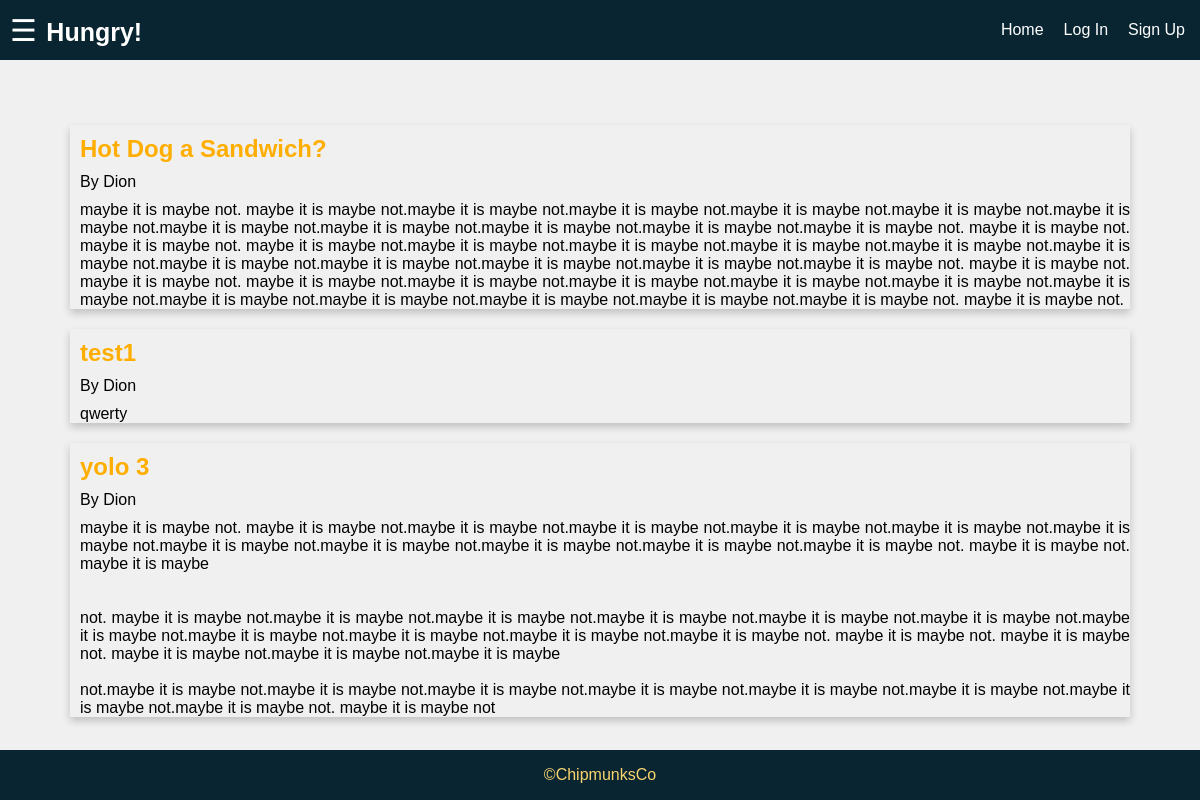
The page /blog.php on the database as committed earlier.
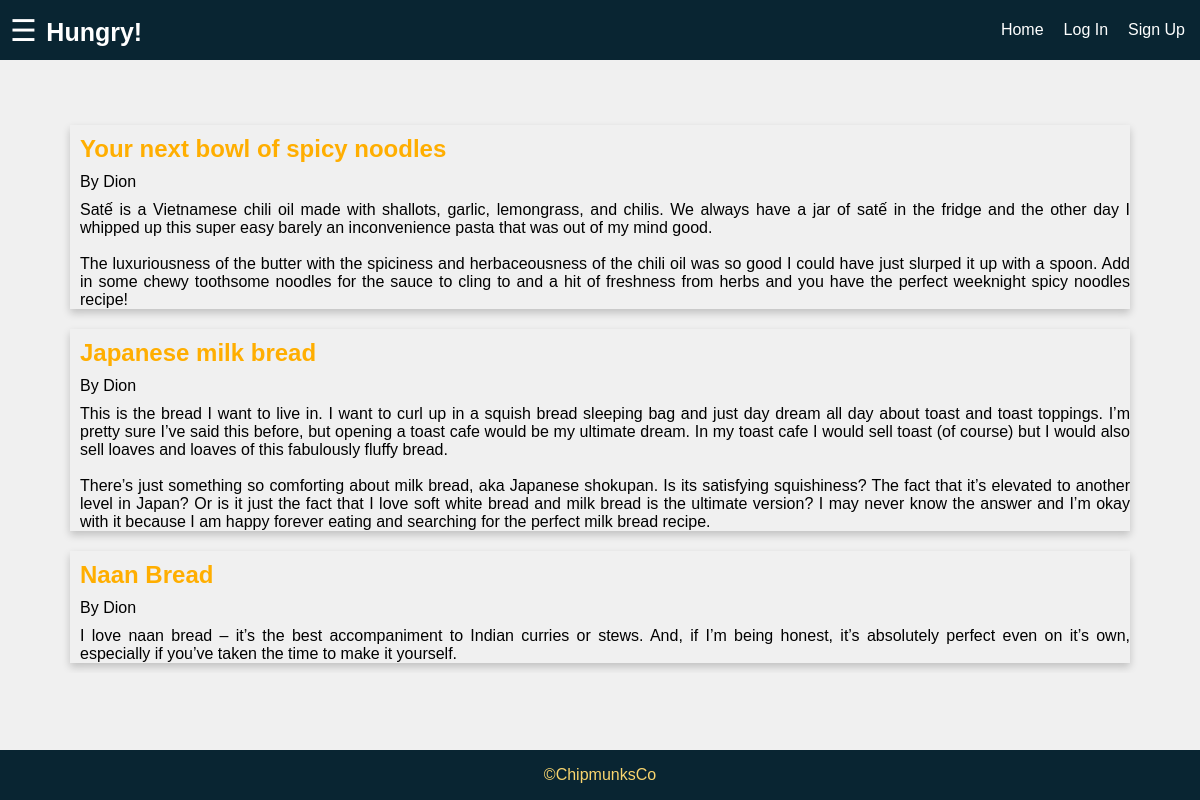
The same page on the database as committed later.
### tables this page shows
CREATE TABLE `blog` (
  `id` int(11) NOT NULL,
  `author` varchar(100) NOT NULL,
  `title` varchar(200) NOT NULL,
  `description` longtext NOT NULL
);

### blog.php (the view, shortened to what this page needs)
<?php
  require "conn.php"
?>
<!DOCTYPE html>
<html lang="en">
  <?php
	include('./partials/header.php');
  ?>
  <body>
	<div class="grid-container">
		<header class="header">
		  <div class="brand">
			<button onClick="openMenu()">&#9776</button>
			<a href="index.php">Hungry!</a>
		  </div>
		  <div class="header-links">
			<?php include "./partials/navbar.php" ?>
		  </div>
		</header>
		<main class="main">
		  <div class="search">
		  </div>
		  <div class="blog-content">
		  <?php
		  $qry = "select * from blog";
		  if($res=mysqli_query($conn,$qry))
		  {
			if(mysqli_num_rows($res)>0)
			{
			  while($row = mysqli_fetch_array($res))
			  {
				echo '<div class="blog-item">
				<h2 class="blog-item-title">'.$row['title'].'</h2>
				<div class="blog-item-author">By '.$row['author'].'</div>
				<div class="blog-item-desc">'.$row['description'].'</div>
			  </div>';
			  }
			}
          }
		  ?>
		  </div>
		</main>
		<?php
		  include('./partials/footer.php');
		?>
	  </div>
  </body>
</html>

### partials/header.php (shortened to what this page needs)
<head>
    <link rel="stylesheet" href="public/stylesheets/styles.css?version=53" />
    <link rel="stylesheet" href="https://cdnjs.cloudflare.com/ajax/libs/font-awesome/4.7.0/css/font-awesome.min.css">
  </head>

### partials/navbar.php (shortened to what this page needs)
<?php
	if(is_null($_SESSION["user_id"])) {
		echo '<a href="index.php">Home</a>';
		echo '<a href="login.php">Log In</a>';
		echo '<a href="signup.php">Sign Up</a>';
	} else {
		echo '<a href="index.php">Home</a>';
        echo '<a href="profile.php">Profile</a>';
		echo '<a href="logout.php">Logout</a>';
	}
?>

### partials/footer.php
<footer class="footer">&copy;ChipmunksCo</footer>

### public/stylesheets/styles.css (style rules this page uses)
html { font-size: 62.5%; box-sizing: border-box; }
body { font: 1.6rem Helvetica; height: 100vh; margin: 0; background-color: #f0f0f0; }
.grid-container { display: grid; grid-template-areas: "header" "main" "footer"; grid-template-columns: 1fr; grid-template-rows: 5rem 1fr 5rem; height: 100%; }
.header { grid-area: header; background-color: #092532; color: #ffffff; display: flex; justify-content: space-between; align-items: center; padding: 0.5rem; margin-bottom: 10px; height: 50px; }
.brand a { color: white; font-size: 2.5rem; font-weight: bold; text-decoration: none; transition: color 0.5s; }
.header-links a { color: white; text-decoration: none; padding: 1rem; transition: font-size 0.5s, color 0.5s; }
.main { grid-area: main; }
.footer { grid-area: footer; display: flex; justify-content: center; align-items: center; background-color: #092532; color: #f9d56e; }
a { text-decoration: none; }
.brand button { outline: none; font-size: 3rem; padding: 0.5rem; background: none; border: none; color: white; cursor: pointer; transition: color 0.5s; }
.search { display: flex; margin-top: 5px; justify-content: center; height: 3rem; margin-bottom: 30px; }
.blog-content { display: grid; grid-template-columns: 0.9fr; grid-template-rows: 1fr; justify-content: center; overflow: auto; }
.blog-item { box-shadow: 0 4px 8px 0 rgba(0, 0, 0, 0.2); margin: 1rem; }
.blog-item-title { margin: 1rem; color: #ffae00; }
.blog-item-author { margin: 1rem; }
.blog-item-desc { margin-left: 1rem; text-align: justify; }

Rows that differ between the two databases and show on the page:
removed blog: title "Hot Dog a Sandwich?", author "Dion", description "maybe it is maybe not. maybe it is maybe not.maybe it is maybe not.maybe it is maybe not.maybe it is maybe not.maybe it is maybe not.maybe it is maybe not.maybe it is maybe not.maybe it is maybe not.maybe it is maybe not.maybe it is maybe not.maybe it is maybe not. maybe it is maybe not. maybe it is maybe not. maybe it is maybe not.maybe it is maybe not.maybe it is maybe not.maybe it is maybe not.maybe it is maybe not.maybe it is maybe not.maybe it is maybe not.maybe it is maybe not.maybe it is maybe not.maybe it is maybe not.maybe it is maybe not. maybe it is maybe not. maybe it is maybe not. maybe it is maybe not.maybe it is maybe not.maybe it is maybe not.maybe it is maybe not.maybe it…"
removed blog: title "test1", author "Dion", description "qwerty"
removed blog: title "yolo 3", author "Dion", description "maybe it is maybe not. maybe it is maybe not.maybe it is maybe not.maybe it is maybe not.maybe it is maybe not.maybe it is maybe not.maybe it is maybe not.maybe it is maybe not.maybe it is maybe not.maybe it is maybe not.maybe it is maybe not.maybe it is maybe not. maybe it is maybe not. maybe it is maybe not. maybe it is maybe not.maybe it is maybe not.maybe it is maybe not.maybe it is maybe not.maybe it is maybe not.maybe it is maybe not.maybe it is maybe not.maybe it is maybe not.maybe it is maybe not.maybe it is maybe not.maybe it is maybe not. maybe it is maybe not. maybe it is maybe not. maybe it is maybe not.maybe it is maybe not.maybe it is maybe not.maybe it is maybe not.maybe it…"
added blog: title "Your next bowl of spicy noodles", author "Dion", description "Satế is a Vietnamese chili oil made with shallots, garlic, lemongrass, and chilis. We always have a jar of satế in the fridge and the other day I whipped up this super easy barely an inconvenience pasta that was out of my mind good. The luxuriousness of the butter with the spiciness and herbaceousness of the chili oil was so good I could have just slurped it up with a spoon. Add in some chewy toothsome noodles for the sauce to cling to and a hit of freshness from herbs and you have the perfect weeknight spicy noodles recipe!"
added blog: title "Japanese milk bread", author "Dion", description "This is the bread I want to live in. I want to curl up in a squish bread sleeping bag and just day dream all day about toast and toast toppings. I’m pretty sure I’ve said this before, but opening a toast cafe would be my ultimate dream. In my toast cafe I would sell toast (of course) but I would also sell loaves and loaves of this fabulously fluffy bread. There’s just something so comforting about milk bread, aka Japanese shokupan. Is its satisfying squishiness? The fact that it’s elevated to another level in Japan? Or is it just the fact that I love soft white bread and milk bread is the ultimate version? I may never know the answer and I’m okay with it because I am happy forever eating…"
added blog: title "Naan Bread", author "Dion", description "I love naan bread – it’s the best accompaniment to Indian curries or stews. And, if I’m being honest, it’s absolutely perfect even on it’s own, especially if you’ve taken the time to make it yourself."
